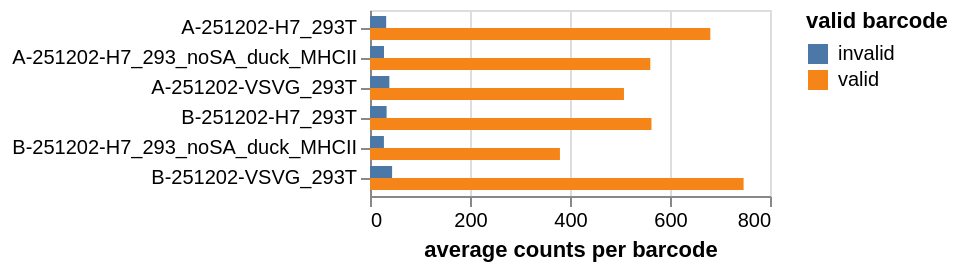

Notebook code cell kept with this figure:
### Markdown cell above
## Average valid and invalid counts per barcode
Plot average valid and invalid counts per barcode.
Invalid counts mean parseable barcodes that nonetheless don't map to our library's set of valid barcodes:

### Code cell
# merge valid and invalid counts
counts = pd.concat(
    [
        count_dfs["counts"].assign(valid="valid"),
        count_dfs["invalid"].assign(valid="invalid"),
    ]
)

avg_counts = counts.groupby(["sample", "valid"], as_index=False).aggregate(
    avg_count=pd.NamedAgg("count", "mean")
)

valid_selection = alt.selection_point(fields=["valid"], bind="legend")

avg_counts_chart = (
    alt.Chart(avg_counts)
    .transform_lookup(
        "sample",
        alt.LookupData(barcode_runs, "sample", fields=["date", "library"]),
    )
    .encode(
        x=alt.X("avg_count", title="average counts per barcode"),
        y=alt.Y("sample", title=None, sort=samples),
        yOffset="valid",
        color=alt.Color(
            "valid",
            title="valid barcode",
            scale=alt.Scale(domain=avg_counts["valid"].unique()),
        ),
        tooltip=[
            alt.Tooltip(c, format=".3g") if c == "avg_count" else c
            for c in avg_counts.columns.tolist() + ["library:N", "date:N"]
        ],
    )
    .mark_bar()
    .properties(width=200, height=alt.Step(15, **{"for": "position"}))
    .configure_axis(labelLimit=500)
    .add_params(*selections, valid_selection)
    .transform_filter(valid_selection)
)
for selection in selections:
    avg_counts_chart = avg_counts_chart.transform_filter(selection)

avg_counts_chart

### Figure 1 — Vega-Lite specification as saved in the notebook (floating-point values rounded to 4 significant figures)
{"config": {"view": {"continuousWidth": 300, "continuousHeight": 300}, "axis": {"labelLimit": 500}}, "data": {"name": "data-6bef81bae70bd42ec1784d41bc3d82e5"}, "mark": {"type": "bar"}, "encoding": {"color": {"field": "valid", "scale": {"domain": ["invalid", "valid"]}, "title": "valid barcode", "type": "nominal"}, "tooltip": [{"field": "sample", "type": "nominal"}, {"field": "valid", "type": "nominal"}, {"field": "avg_count", "format": ".3g", "type": "quantitative"}, {"field": "library", "type": "nominal"}, {"field": "date", "type": "nominal"}], "x": {"field": "avg_count", "title": "average counts per barcode", "type": "quantitative"}, "y": {"field": "sample", "sort": ["A-251202-H7_293T", "A-251202-H7_293_noSA_duck_MHCII", "A-251202-VSVG_293T", "B-251202-H7_293T", "B-251202-H7_293_noSA_duck_MHCII", "B-251202-VSVG_293T"], "title": null, "type": "nominal"}, "yOffset": {"field": "valid", "type": "nominal"}}, "height": {"step": 15, "for": "position"}, "params": [{"name": "param_1", "select": {"type": "point", "fields": ["library"]}, "bind": {"input": "select", "options": [null, "A", "B"], "labels": ["all", "A", "B"], "name": "library"}}, {"name": "param_2", "select": {"type": "point", "fields": ["date"]}, "bind": {"input": "select", "options": [null, "2025-12-02"], "labels": ["all", "2025-12-02"], "name": "date"}}, {"name": "param_3", "select": {"type": "point", "fields": ["valid"]}, "bind": "legend"}], "transform": [{"lookup": "sample", "from": {"data": {"name": "data-c0d74825532ff2127b0b12283fe6fad2"}, "key": "sample", "fields": ["date", "library"]}}, {"filter": {"param": "param_3"}}, {"filter": {"param": "param_1"}}, {"filter": {"param": "param_2"}}], "width": 200, "$schema": "https://vega.github.io/schema/vega-lite/v5.20.1.json", "datasets": {"data-6bef81bae70bd42ec1784d41bc3d82e5": [{"sample": "A-251202-H7_293T", "valid": "invalid", "avg_count": 32.35}, {"sample": "A-251202-H7_293T", "valid": "valid", "avg_count": 680.6}, {"sample": "A-251202-H7_293_noSA_duck_MHCII", "valid": "invalid", "avg_count": 27.98}, {"sample": "A-251202-H7_293_noSA_duck_MHCII", "valid": "valid", "avg_count": 560.6}, {"sample": "A-251202-VSVG_293T", "valid": "invalid", "avg_count": 38.73}, {"sample": "A-251202-VSVG_293T", "valid": "valid", "avg_count": 507.9}, {"sample": "B-251202-H7_293T", "valid": "invalid", "avg_count": 33.24}, {"sample": "B-251202-H7_293T", "valid": "valid", "avg_count": 562.9}, {"sample": "B-251202-H7_293_noSA_duck_MHCII", "valid": "invalid", "avg_count": 27.86}, {"sample": "B-251202-H7_293_noSA_duck_MHCII", "valid": "valid", "avg_count": 379.9}, {"sample": "B-251202-VSVG_293T", "valid": "invalid", "avg_count": 44.2}, {"sample": "B-251202-VSVG_293T", "valid": "valid", "avg_count": 747.2}], "data-c0d74825532ff2127b0b12283fe6fad2": [{"sample": "A-251202-H7_293T", "library": "A", "date": "2025-12-02"}, {"sample": "A-251202-H7_293_noSA_duck_MHCII", "library": "A", "date": "2025-12-02"}, {"sample": "A-251202-VSVG_293T", "library": "A", "date": "2025-12-02"}, {"sample": "B-251202-H7_293T", "library": "B", "date": "2025-12-02"}, {"sample": "B-251202-H7_293_noSA_duck_MHCII", "library": "B", "date": "2025-12-02"}, {"sample": "B-251202-VSVG_293T", "library": "B", "date": "2025-12-02"}]}}
